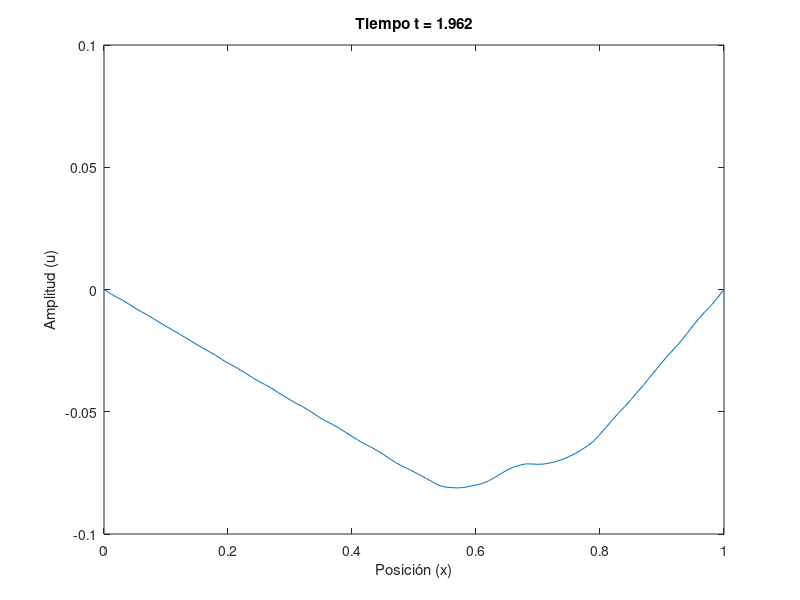

MATLAB code to generate this figure:
% Parámetros iniciales
L = 1;              % Longitud de la cuerda
c = 1/pi;           % Velocidad de la onda
T = 2;              % Tiempo total
Nx = 100;           % Número de puntos en el espacio
Nt = 1000;          % Número de pasos en el tiempo

% Espaciado en el espacio y el tiempo
dx = L / Nx;
dt = T / Nt;

% Vector de posiciones
x = linspace(0, L, Nx+1);

% Inicialización de la matriz de solución
u = zeros(Nx+1, Nt+1);

% Condición inicial con la forma triangular
for i = 1:Nx+1
    if x(i) >= 0 && x(i) < 1/3
        u(i, 1) = (3 * x(i)) / 10;
    elseif x(i) >= 1/3 && x(i) <= 1
        u(i, 1) = (3 * (1 - x(i))) / 20;
    end
end

% Inicialización de la columna n-1
u(:, 2) = u(:, 1);

% Implementación del método de diferencias finitas
for n = 2:Nt
    for i = 2:Nx
        u(i, n+1) = 2 * (1 - c^2) * u(i, n) - u(i, n-1) + c^2 * (u(i+1, n) + u(i-1, n));
    end
end

% Graficar la solución en función del tiempo
figure;
for n = 1:20:Nt
    plot(x, u(:, n));
    axis([0 L -0.1 0.1]);
    xlabel('Posición (x)');
    ylabel('Amplitud (u)');
    title(['Tiempo t = ', num2str(n * dt)]);
    pause(0.1);
end


